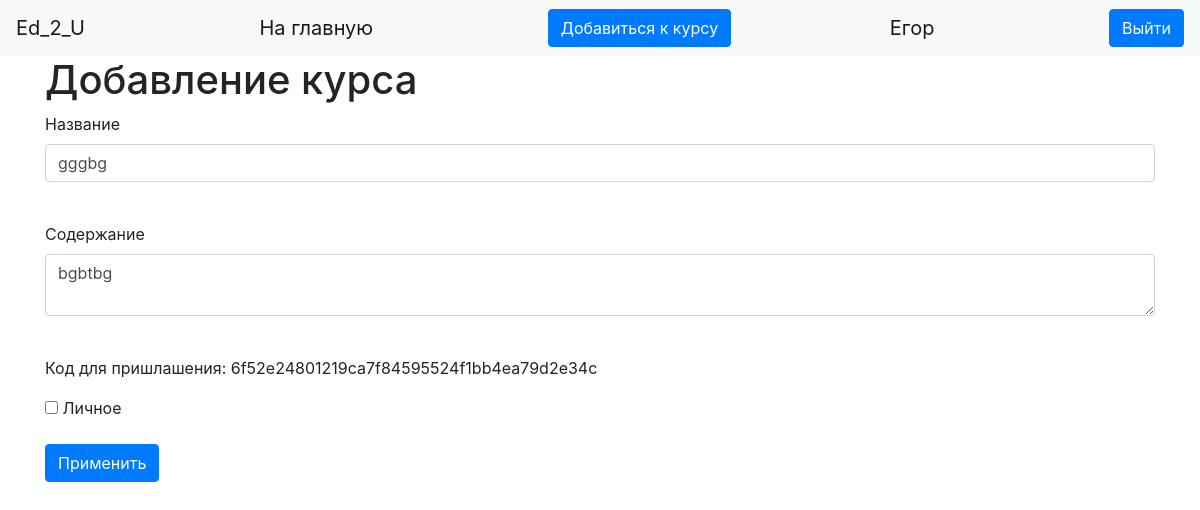
The page /news/3 (signed in) on the database its author committed.
### data/users.py (models this page shows, shortened)
class User(SqlAlchemyBase, UserMixin):
    __tablename__ = 'users'
    id = sqlalchemy.Column(sqlalchemy.Integer, primary_key=True, autoincrement=True)
    name = sqlalchemy.Column(sqlalchemy.String, nullable=True)
    about = sqlalchemy.Column(sqlalchemy.String, nullable=True)
    email = sqlalchemy.Column(sqlalchemy.String, index=True, unique=True, nullable=True)
    hashed_password = sqlalchemy.Column(sqlalchemy.String, nullable=True)
    created_date = sqlalchemy.Column(sqlalchemy.DateTime, default=datetime.datetime.now)
    type = sqlalchemy.Column(sqlalchemy.String, nullable=False)
    course = orm.relation("Course", back_populates='user')

### data/news.py (models this page shows, shortened)
class Course(SqlAlchemyBase):
    __tablename__ = 'news'
    id = sqlalchemy.Column(sqlalchemy.Integer, primary_key=True, autoincrement=True)
    title = sqlalchemy.Column(sqlalchemy.String, nullable=True)
    content = sqlalchemy.Column(sqlalchemy.String, nullable=True)
    created_date = sqlalchemy.Column(sqlalchemy.DateTime, default=datetime.datetime.now)
    is_private = sqlalchemy.Column(sqlalchemy.Boolean, default=True)
    included_users = sqlalchemy.Column(sqlalchemy.String, nullable=True)
    invite_code = sqlalchemy.Column(sqlalchemy.String, nullable=True)
    user_id = sqlalchemy.Column(sqlalchemy.Integer, sqlalchemy.ForeignKey("users.id"))
    user = orm.relation('User')
    categories = orm.relation("Category", secondary="association", backref="news")

### main.py (the view, shortened to what this page needs)
@app.route('/news/<int:id>', methods=['GET', 'POST'])
@login_required
def edit_news(id):
    users = return_students(id)
    form = NewsForm()
    if request.method == "GET":
        db_sess = db_session.create_session()
        course = db_sess.query(Course).filter(Course.id == id, Course.user == current_user).first()
        if Course:
            form.title.data = course.title
            form.content.data = course.content
        else:
            abort(404)
    db_sess = db_session.create_session()
    course = db_sess.query(Course).filter(Course.id == id, Course.user == current_user).first()
    if course:
        inv = course.invite_code
    else:
        inv = 0
    print(inv)
    db_sess.commit()
    return render_template('news.html', title='Редактирование курса', form=form, inv=inv, users=users, course=id)

### forms/news.py
class NewsForm(FlaskForm):
    title = StringField('Название', validators=[DataRequired()])
    content = TextAreaField("Содержание")
    is_private = BooleanField("Личное")
    submit = SubmitField('Применить')

### data/db_session.py (called while the page is built)
def create_session() -> Session:
    global __factory
    return __factory()

### main.py (called while the page is built)
def return_students(course_id):
    db_sess = db_session.create_session()
    course = db_sess.query(Course).filter(Course.id == course_id).first()
    if course:
        a = list(map(int, course.included_users.split()))
        a.remove(course.user_id)
        users = list()
        for i in a:
            user = db_sess.query(User).filter(User.id == i).first()
            users.append((user.name, i))
    else:
        users = []
    return users

@login_manager.user_loader
def load_user(user_id):
    db_sess = db_session.create_session()
    return db_sess.query(User).get(user_id)

### templates/news.html (shortened to what this page needs)
{% extends "base.html" %}
{% block content %}
    <h1>Добавление курса</h1>
    <form action="" method="post">
        <p>
            {{ form.title.label }}<br>
            {{ form.title(class="form-control") }}<br>
        </p>
        <p>
            {{ form.content.label }}<br>
            {{ form.content(class="form-control") }}<br>
        </p>
        {% if inv != 0 %}
        <p>Код для пришлашения: {{ inv }}</p>
        {% endif %}
        <p>{{ form.is_private() }} {{ form.is_private.label }}</p>
        <p>{{ form.submit(type="submit", class="btn btn-primary") }}</p>
    </form>
{% endblock %}

### templates/base.html (shortened to what this page needs)
<!doctype html>
<html lang="en">
<head>
    <link rel="stylesheet"
          href="https://stackpath.bootstrapcdn.com/bootstrap/4.4.1/css/bootstrap.min.css"
>
</head>
<body>
<header>
    <nav class="navbar navbar-light bg-light">
        <a class="navbar-brand" href="#">Ed_2_U</a>
        {% if current_user.is_authenticated %}
            <a class="navbar-brand" href="/">На главную</a>
            <a class="btn btn-primary " href="/invite_code">Добавиться к курсу</a>
            <a class="navbar-brand" href="/logout">{{ current_user.name }}</a>
            <a class="btn btn-primary " href="/logout">Выйти</a>
        {% else %}
            <p>
                <a class="btn btn-primary " href="/register">Зарегистрироваться</a>
                <a class="btn btn-success" href="/login">Войти</a>
            </p>
        {% endif %}
    </nav>
</header>
<main role="main" class="container">
    {% block content %}{% endblock %}
</main>
</body>
</html>

### rows shown on the page
User: name "Егор"
Course: title "gggbg", content "bgbtbg", invite_code "6f52e24801219ca7f84595524f1bb4ea79d2e34c"
